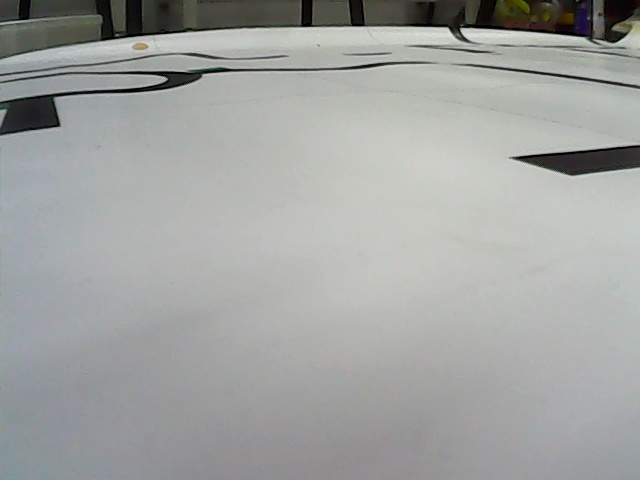
#> input picture pi/hsvcalibimage.jpg, 640 x 480 px
$ python houghexample.py
#> lines starting #> are read from the running program, lines starting #| are printed output that depends on the picture; after the words box and inside, x2 and y2 are one past the last pixel; in counts of white or black regions, pixels touching at a corner belong together
import sys
import math
import cv2 as cv
import numpy as np

l_limit = 100
u_limit = 150

def main(argv):

    default_file = 'hsvcalibimage.jpg'
    filename = argv[0] if len(argv) > 0 else default_file
    # Loads an image
    src = cv.imread(cv.samples.findFile(filename), cv.IMREAD_GRAYSCALE)
    # Check if image is loaded fine
    if src is None:
        print ('Error opening image!')
        print ('Usage: hough_lines.py [image_name -- default ' + default_file + '] \n')
        return -1


    dst = cv.Canny(src, l_limit, u_limit, None, 3)
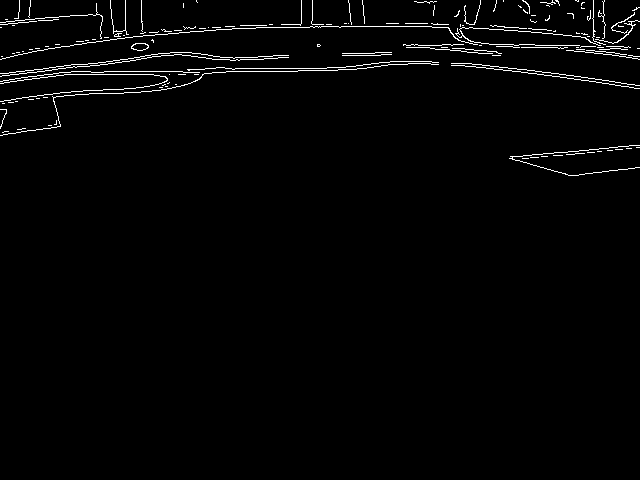
#> dst: shape (480, 640); 1.8% white in thin lines or dots, all inside (x1, y1, x2, y2) = (0, 0, 640, 176)

    # Copy edges to the images that will display the results in BGR
    cdst = cv.cvtColor(dst, cv.COLOR_GRAY2BGR)
    cdstP = np.copy(cdst)

    lines = cv.HoughLines(dst, 1, np.pi / 180, 150, None, 0, 0)
#> lines = 13 rows, first 8: [71, 1.57], [73, 1.55], [32, 1.55], [72, 1.52], [65, 1.54], [79, 1.54], [76, 1.55], [102, 1.47]

    if lines is not None:
        for i in range(0, len(lines)):
            rho = lines[i][0][0]
            theta = lines[i][0][1]
            a = math.cos(theta)
            b = math.sin(theta)
            x0 = a * rho
            y0 = b * rho
            pt1 = (int(x0 + 1000*(-b)), int(y0 + 1000*(a)))
            pt2 = (int(x0 - 1000*(-b)), int(y0 - 1000*(a)))
            cv.line(cdst, pt1, pt2, (0,0,255), 3, cv.LINE_AA)
#> this loop made 13 passes
#> (rho, theta, a, b, x0, y0, pt1, pt2) on passes 1 to 7: (71, 1.57, -4.37e-08, 1, -3.1e-06, 71, (-1000, 70), (999, 71)), (73, 1.55, 0.0175, 1, 1.27, 72.99, (-998, 90), (1001, 55)), (32, 1.55, 0.0175, 1, 0.558, 32, (-999, 49), (1000, 14)), (72, 1.52, 0.0523, 0.999, 3.77, 71.9, (-994, 124), (1002, 19)), (65, 1.54, 0.0349, 0.999, 2.27, 64.96, (-997, 99), (1001, 30)), (79, 1.54, 0.0349, 0.999, 2.76, 78.95, (-996, 113), (1002, 44)), (76, 1.55, 0.0175, 1, 1.33, 75.99, (-998, 93), (1001, 58))
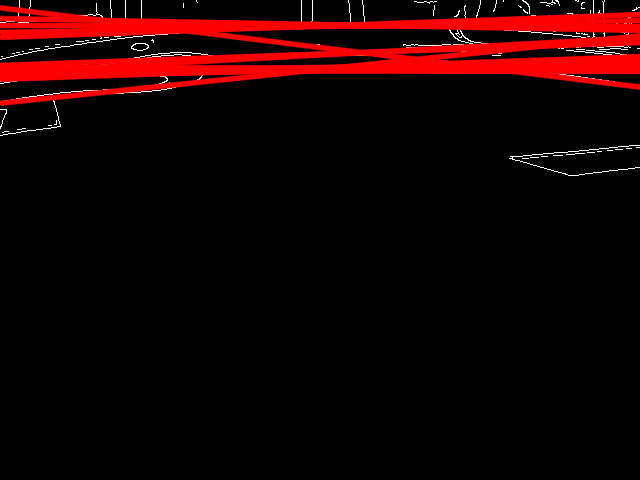
#> cdst: shape (480, 640, 3); mean B, G, R 1.6, 1.6, 23.2


    linesP = cv.HoughLinesP(dst, 1, np.pi / 180, 50, None, 50, 10)
#> linesP = 28 rows, first 6: [271, 27, 384, 26], [388, 64, 438, 62], [205, 68, 320, 68], [56, 75, 128, 74], [451, 63, 601, 82], [231, 60, 288, 57]

    if linesP is not None:
        for i in range(0, len(linesP)):
            l = linesP[i][0]
            cv.line(cdstP, (l[0], l[1]), (l[2], l[3]), (0,0,255), 3, cv.LINE_AA)
#> this loop made 28 passes
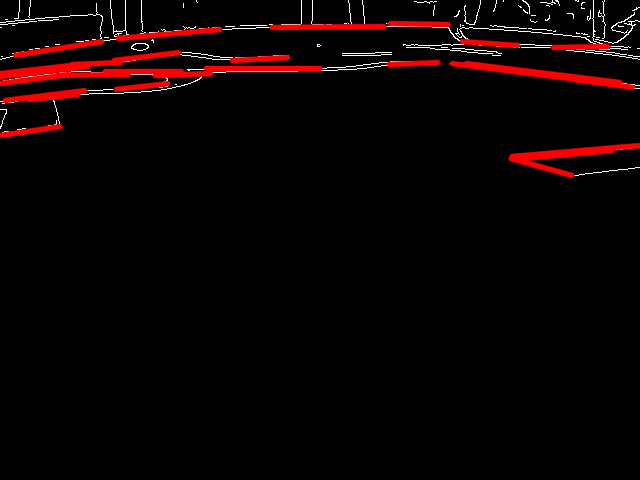
#> cdstP: shape (480, 640, 3); mean B, G, R 2.4, 2.4, 11.1

    cv.imshow("Source", src)
    cv.imshow("Detected Lines (in red) - Standard Hough Line Transform", cdst)
    cv.imshow("Detected Lines (in red) - Probabilistic Line Transform", cdstP)

    cv.waitKey()
    return 0

if __name__ == "__main__":
    main(sys.argv[1:])

$ run again, with pi/WIN_20230301_16_05_55_Pro.jpg copied over pi/hsvcalibimage.jpg
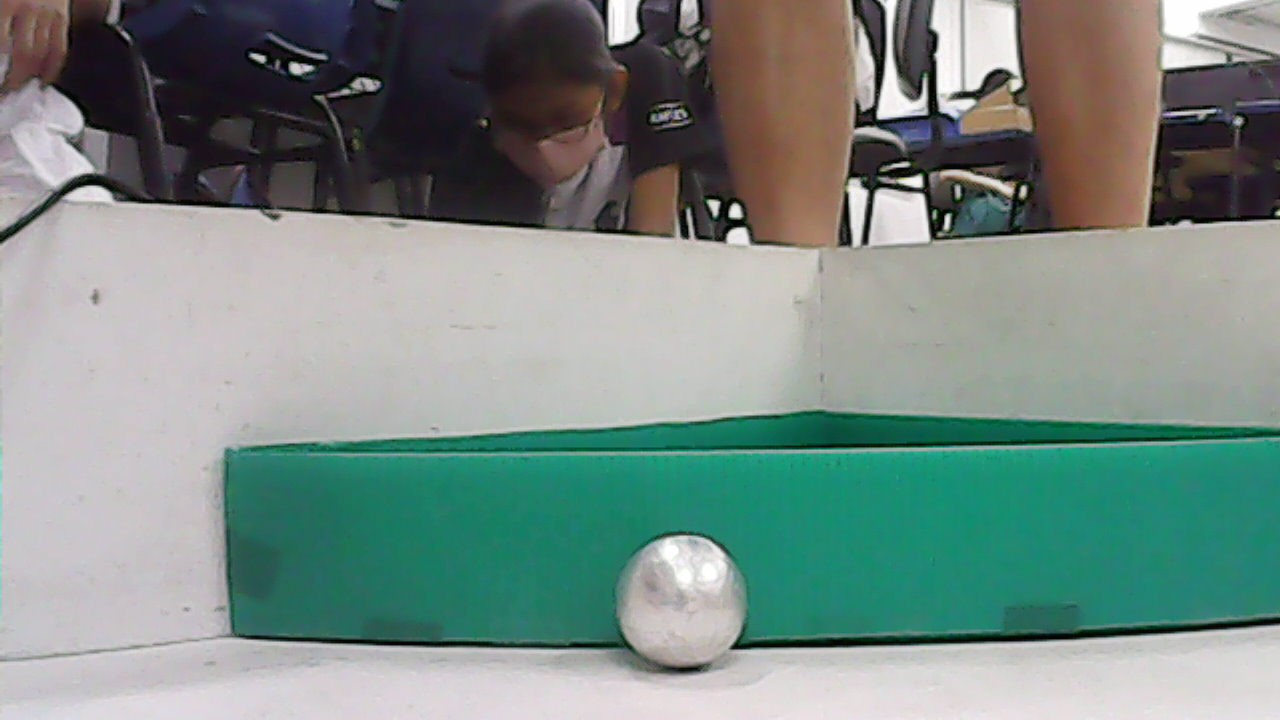
#> input picture pi/WIN_20230301_16_05_55_Pro.jpg, 1280 x 720 px
#> dst: shape (720, 1280); 2.4% white in thin lines or dots
#> lines = 44 rows, first 8: [451, 1.57], [455, 1.57], [462, 1.55], [449, 1.57], [458, 1.55], [641, 1.57], [647, 1.57], [447, 1.57]
#> the loop in main, `for i in range(0, len(lines)):` made 44 passes
#> (rho, theta, a, b, x0, y0, pt1, pt2) on passes 1 to 6: (451, 1.57, -4.37e-08, 1, -1.97e-05, 451, (-1000, 450), (999, 451)), (455, 1.57, -4.37e-08, 1, -1.99e-05, 455, (-1000, 454), (999, 455)), (462, 1.55, 0.0175, 1, 8.06, 461.9, (-991, 479), (1007, 444)), (449, 1.57, -4.37e-08, 1, -1.96e-05, 449, (-1000, 448), (999, 449)), (458, 1.55, 0.0175, 1, 7.99, 457.9, (-991, 475), (1007, 440)), (641, 1.57, -4.37e-08, 1, -2.8e-05, 641, (-1000, 640), (999, 641))
#> after the loop in main, `for i in range(0, len(lines)):`:
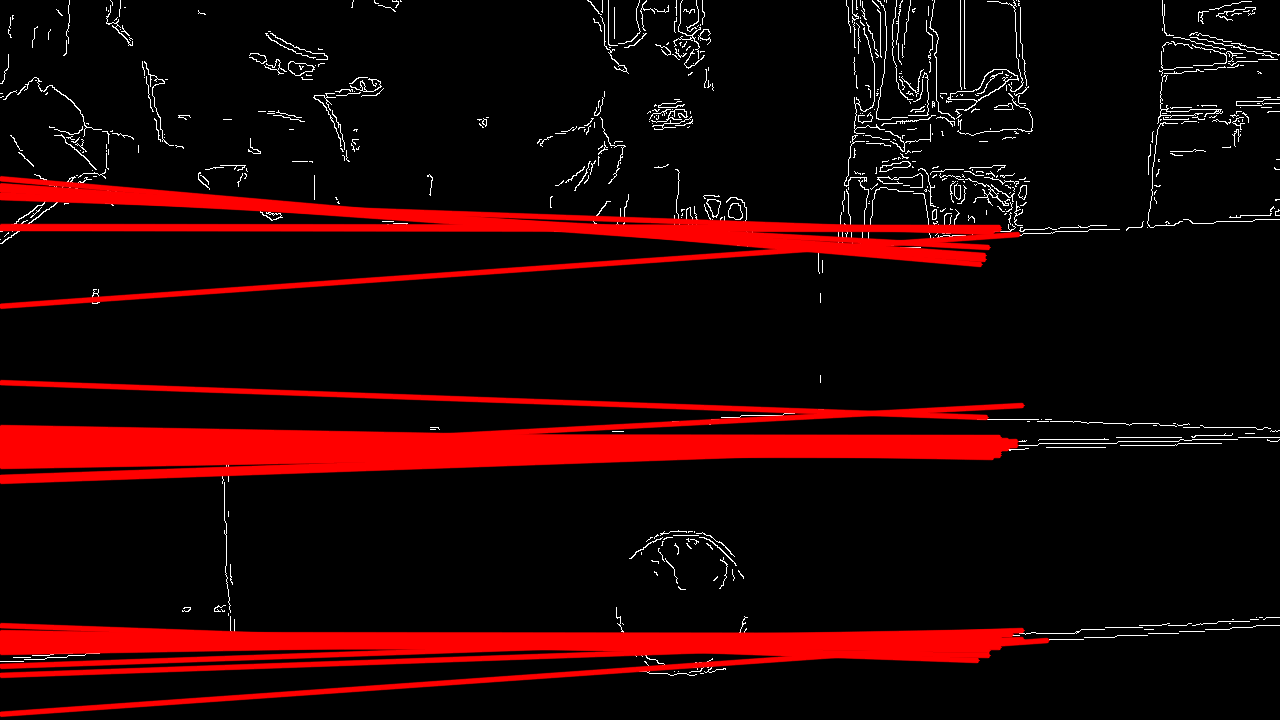
#> cdst: shape (720, 1280, 3); mean B, G, R 4.1, 4.1, 32.7
#> linesP = 66 rows, first 6: [361, 449, 494, 449], [439, 451, 709, 451], [451, 455, 709, 455], [712, 453, 859, 453], [558, 447, 666, 447], [949, 445, 1037, 445]
#> the loop in main, `for i in range(0, len(linesP)):` made 66 passes
#> after the loop in main, `for i in range(0, len(linesP)):`:
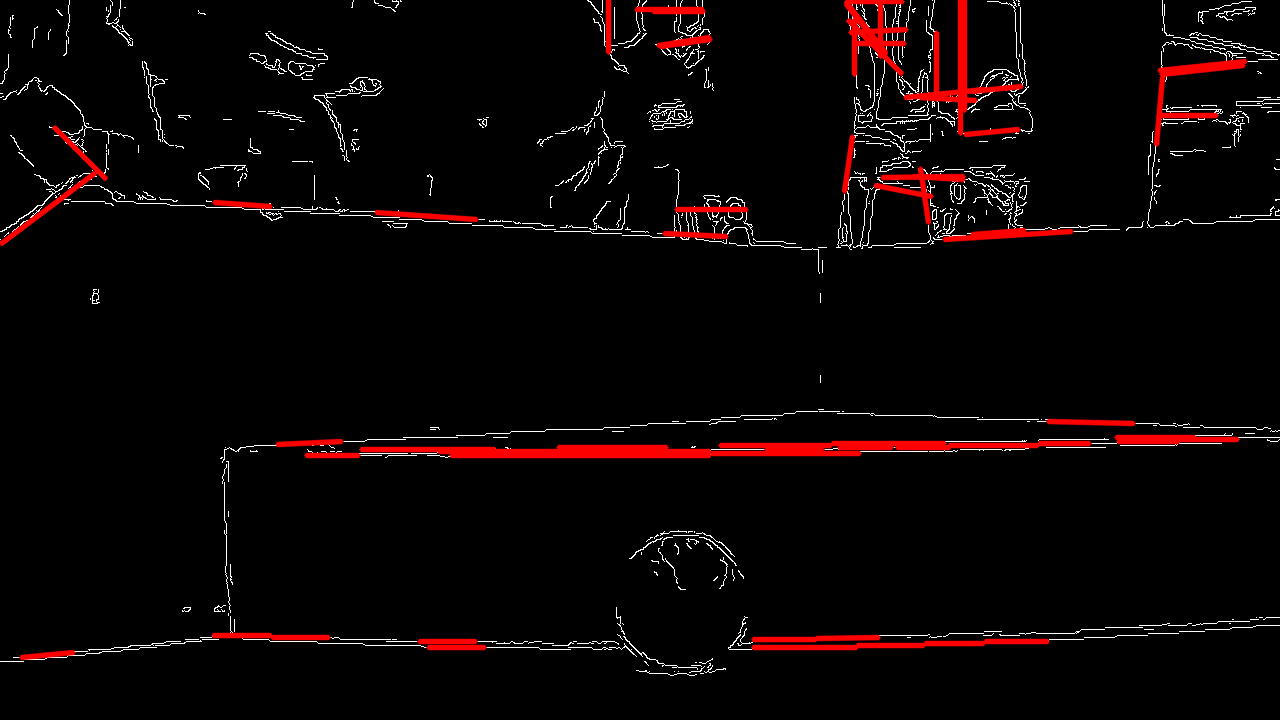
#> cdstP: shape (720, 1280, 3); mean B, G, R 4.6, 4.6, 11.5

$ run again, with pi/WIN_20230301_16_15_35_Pro.jpg copied over pi/hsvcalibimage.jpg
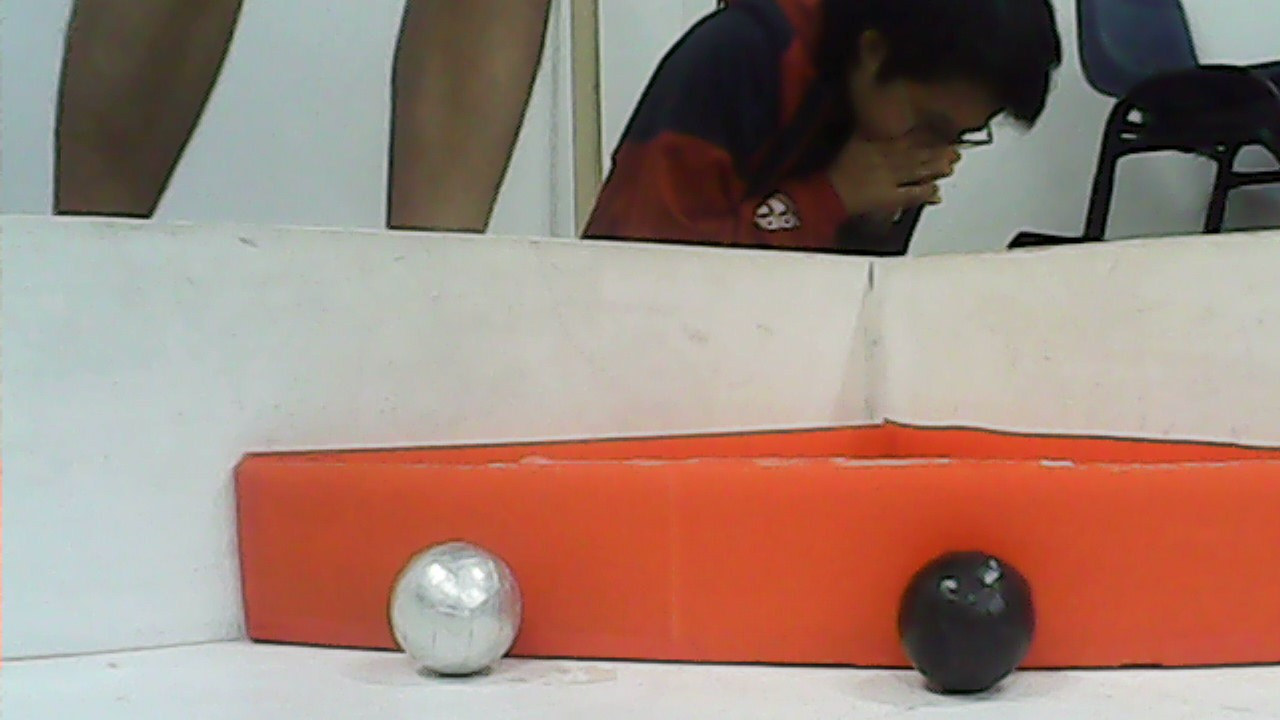
#> input picture pi/WIN_20230301_16_15_35_Pro.jpg, 1280 x 720 px
#> dst: shape (720, 1280); 1.3% white in thin lines or dots
#> lines = 19 rows, first 8: [665, 1.57], [649, 1.59], [635, 1.61], [669, 1.57], [663, 1.57], [469, 1.52], [460, 1.54], [667, 1.57]
#> the loop in main, `for i in range(0, len(lines)):` made 19 passes
#> (rho, theta, a, b, x0, y0, pt1, pt2) on passes 1 to 6: (665, 1.57, -4.37e-08, 1, -2.91e-05, 665, (-1000, 664), (999, 665)), (649, 1.59, -0.0175, 1, -11.33, 648.9, (-1011, 631), (988, 666)), (635, 1.61, -0.0349, 0.999, -22.16, 634.6, (-1021, 599), (977, 669)), (669, 1.57, -4.37e-08, 1, -2.92e-05, 669, (-1000, 668), (999, 669)), (663, 1.57, -4.37e-08, 1, -2.9e-05, 663, (-1000, 662), (999, 663)), (469, 1.52, 0.0523, 0.999, 24.55, 468.4, (-974, 520), (1023, 416))
#> after the loop in main, `for i in range(0, len(lines)):`:
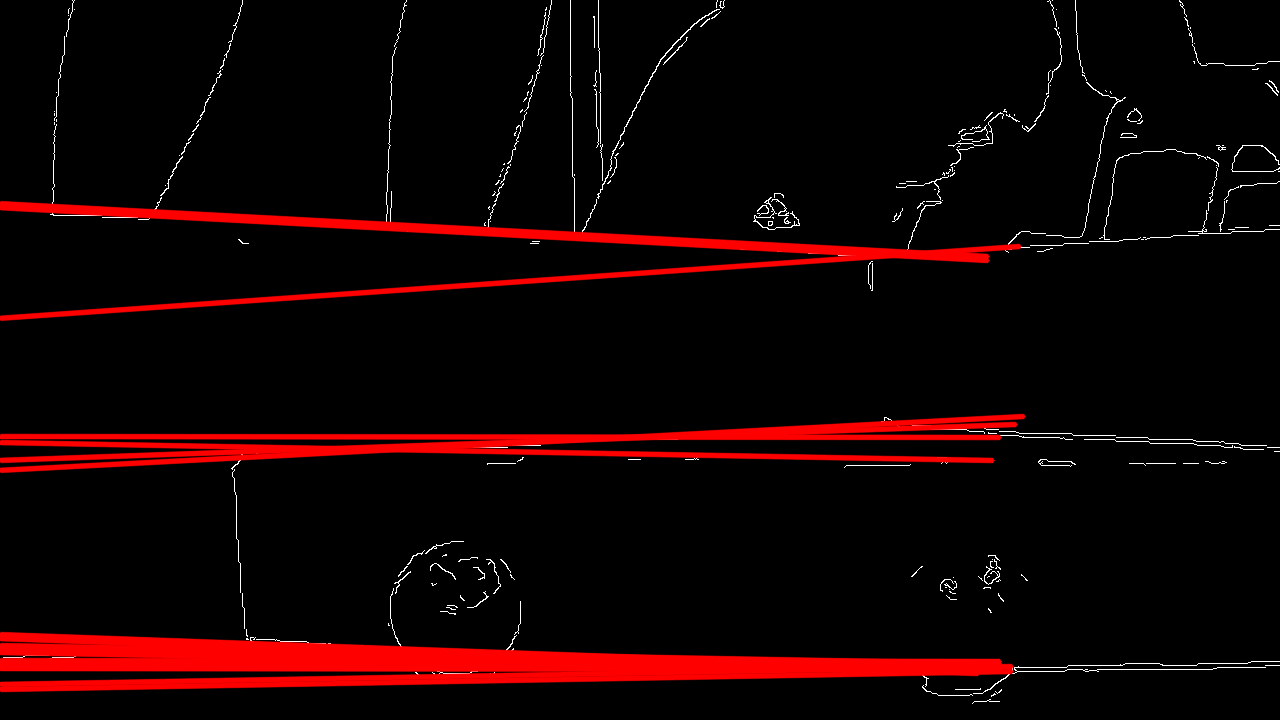
#> cdst: shape (720, 1280, 3); mean B, G, R 2.2, 2.2, 20.1
#> linesP = 34 rows, first 6: [1067, 669, 1212, 669], [691, 665, 767, 665], [1012, 667, 1066, 667], [634, 663, 690, 663], [614, 437, 670, 435], [423, 231, 479, 233]
#> the loop in main, `for i in range(0, len(linesP)):` made 34 passes
#> after the loop in main, `for i in range(0, len(linesP)):`:
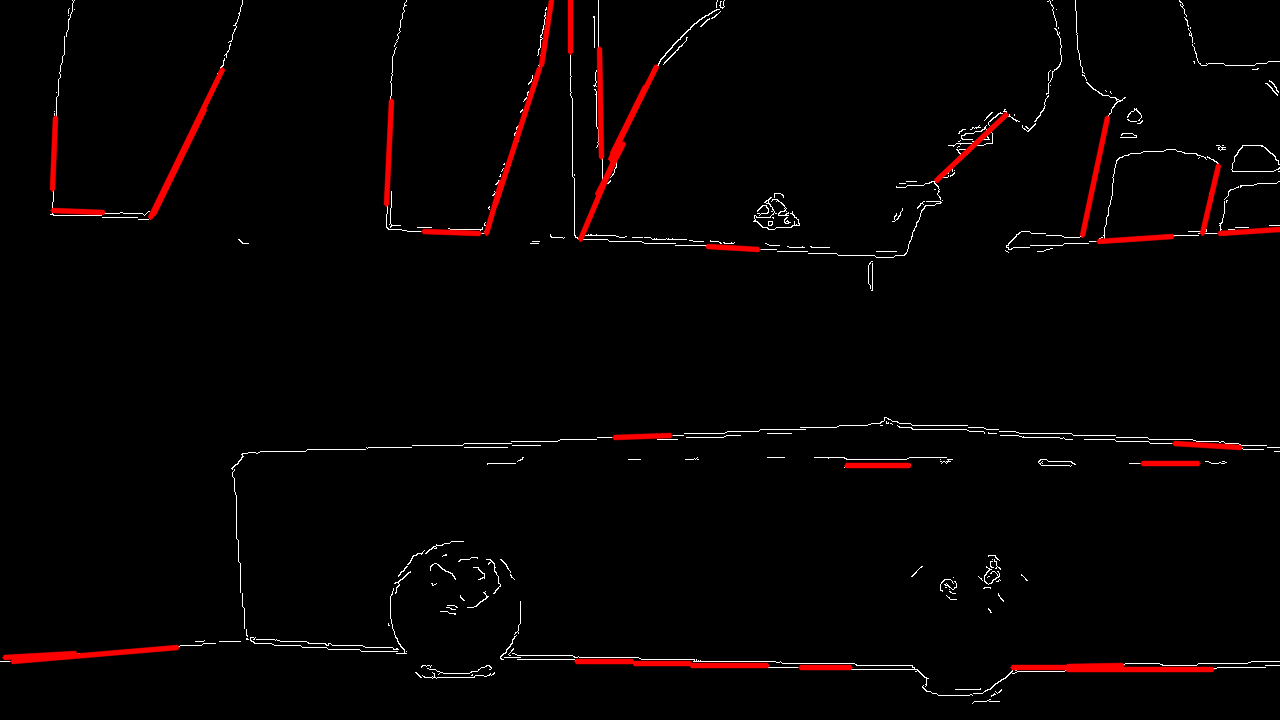
#> cdstP: shape (720, 1280, 3); mean B, G, R 2.4, 2.4, 6.3
